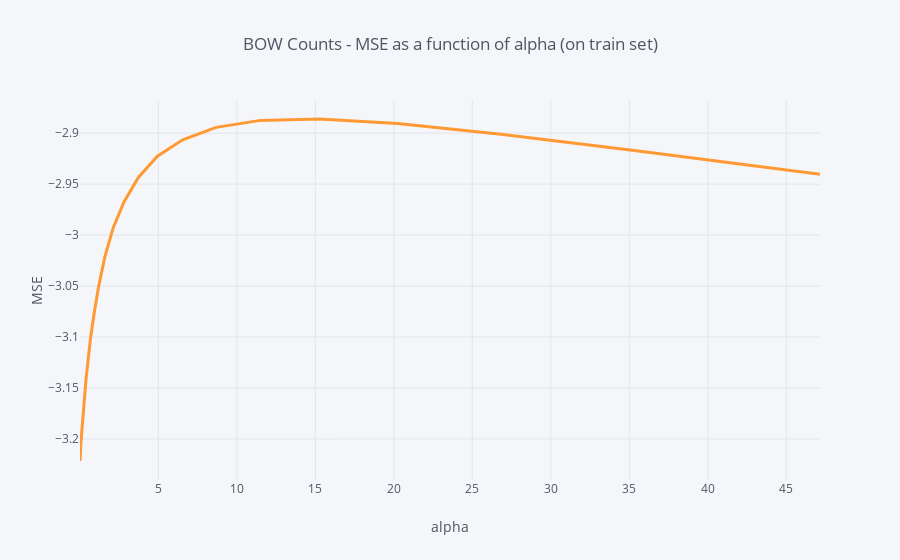

Here is the notebook cell this chart was saved with:
### Code cell
cv_results = pd.DataFrame(MSE_by_alpha, columns = ['alpha', 'MSE'])
cv_results.query('alpha < 50').set_index('alpha').MSE.iplot(title = 'BOW Counts - MSE as a function of alpha (on train set)', xTitle = 'alpha', yTitle = 'MSE', width = 3, hline=(0,0))

### Figure 1 — Plotly figure (JSON) as saved in the notebook; plotly's stock layout.template omitted (floating-point values rounded to 4 significant figures)
{"data": [{"line": {"color": "rgba(255, 153, 51, 1.0)", "dash": "solid", "shape": "linear", "width": 3}, "mode": "lines", "name": "MSE", "text": "", "type": "scatter", "x": [0.01, 0.01326, 0.01758, 0.0233, 0.03089, 0.04095, 0.05429, 0.07197, 0.09541, 0.1265, 0.1677, 0.2223, 0.2947, 0.3907, 0.5179, 0.6866, 0.9103, 1.207, 1.6, 2.121, 2.812, 3.728, 4.942, 6.551, 8.685, 11.51, 15.26, 20.24, 26.83, 35.56, 47.15], "y": [-3.222, -3.222, -3.216, -3.217, -3.215, -3.211, -3.208, -3.203, -3.198, -3.192, -3.183, -3.173, -3.159, -3.142, -3.124, -3.1, -3.077, -3.05, -3.021, -2.993, -2.968, -2.943, -2.923, -2.907, -2.894, -2.887, -2.886, -2.891, -2.901, -2.917, -2.94]}], "layout": {"autosize": true, "legend": {"bgcolor": "#F5F6F9", "font": {"color": "#4D5663"}}, "paper_bgcolor": "#F5F6F9", "plot_bgcolor": "#F5F6F9", "shapes": [{"line": {"color": "#db4052", "dash": "solid", "width": 1}, "type": "line", "x0": 0, "x1": 1, "xref": "paper", "y0": [0, 0], "y1": [0, 0], "yref": "y"}], "title": {"font": {"color": "#4D5663"}, "text": "BOW Counts - MSE as a function of alpha (on train set)"}, "xaxis": {"autorange": true, "gridcolor": "#E1E5ED", "range": [0.01, 47.15], "showgrid": true, "tickfont": {"color": "#4D5663"}, "title": {"font": {"color": "#4D5663"}, "text": "alpha"}, "type": "linear", "zerolinecolor": "#E1E5ED"}, "yaxis": {"autorange": true, "gridcolor": "#E1E5ED", "range": [-3.24, -2.867], "showgrid": true, "tickfont": {"color": "#4D5663"}, "title": {"font": {"color": "#4D5663"}, "text": "MSE"}, "type": "linear", "zerolinecolor": "#E1E5ED"}}}
